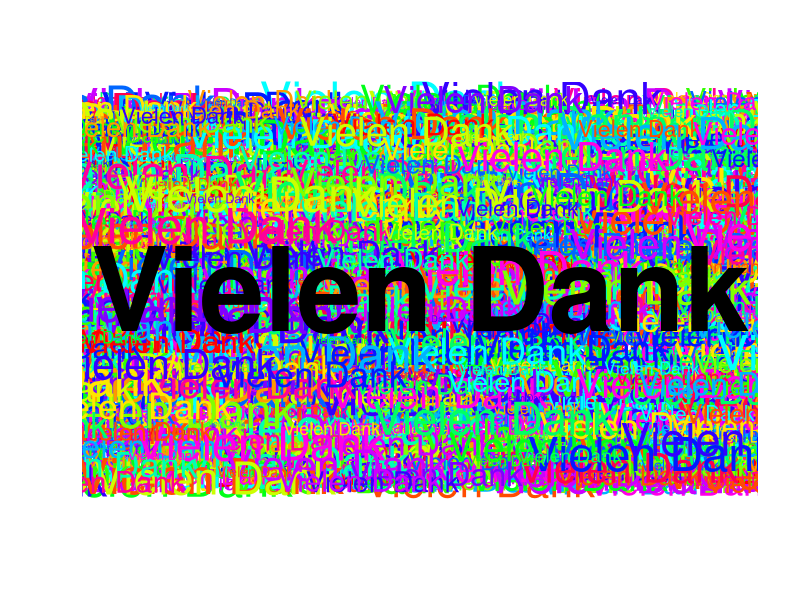

The R script that drew this image:
plot(1, type="n", axes=F, xlab="", ylab="", xlim=c(0-1,3))


for (i in 1:2000)
{
xc=runif(1,min=-2, max=4)
yc=runif(1,min=0.6, max=1.4)
si<-runif(1,min=0.5, max=3)
#colorvec<-rainbow(20)
colorvec<-rainbow(20)#[1:20]

co<-colorvec[round(runif(1,min=1, max=20))]
text(x=xc, y=yc, cex=si, col=co, labels="Vielen Dank")
}




  xc=1
  yc=1
  si<-7
  colorvec<-rainbow(20)
  #colorvec<-terrain.colors(40)[1:20]
  
  co<-colorvec[round(runif(1,min=1, max=20))]
  text(x=xc, y=yc, cex=si, col="black", labels="Vielen Dank", font=2)